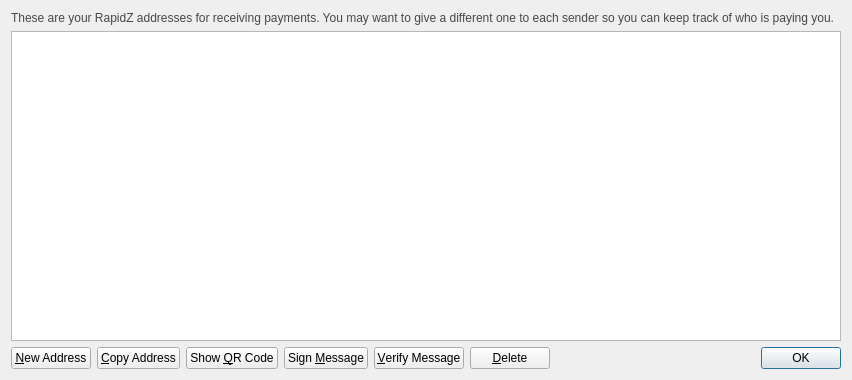
<?xml version="1.0" encoding="UTF-8"?>
<ui version="4.0">
 <class>AddressBookPage</class>
 <widget class="QWidget" name="AddressBookPage">
  <property name="geometry">
   <rect>
    <x>0</x>
    <y>0</y>
    <width>852</width>
    <height>380</height>
   </rect>
  </property>
  <property name="windowTitle">
   <string>Address Book</string>
  </property>
  <layout class="QVBoxLayout" name="verticalLayout">
   <item>
    <widget class="QLabel" name="labelExplanation">
     <property name="styleSheet">
      <string notr="true">#labelExplanation { color: #464747; }</string>
     </property>
     <property name="text">
      <string>These are your RapidZ addresses for receiving payments. You may want to give a different one to each sender so you can keep track of who is paying you.</string>
     </property>
     <property name="textFormat">
      <enum>Qt::PlainText</enum>
     </property>
     <property name="wordWrap">
      <bool>true</bool>
     </property>
    </widget>
   </item>
   <item>
    <widget class="QTableView" name="tableView">
     <property name="contextMenuPolicy">
      <enum>Qt::CustomContextMenu</enum>
     </property>
     <property name="toolTip">
      <string>Double-click to edit address or label</string>
     </property>
     <property name="tabKeyNavigation">
      <bool>false</bool>
     </property>
     <property name="alternatingRowColors">
      <bool>true</bool>
     </property>
     <property name="selectionMode">
      <enum>QAbstractItemView::SingleSelection</enum>
     </property>
     <property name="selectionBehavior">
      <enum>QAbstractItemView::SelectRows</enum>
     </property>
     <property name="sortingEnabled">
      <bool>true</bool>
     </property>
     <attribute name="verticalHeaderVisible">
      <bool>false</bool>
     </attribute>
    </widget>
   </item>
   <item>
    <layout class="QHBoxLayout" name="horizontalLayout">
     <item>
      <widget class="QPushButton" name="newAddressButton">
       <property name="toolTip">
        <string>Create a new address</string>
       </property>
       <property name="text">
        <string>&amp;New Address</string>
       </property>
       <property name="icon">
        <iconset resource="../bitcoin.qrc">
         <normaloff>:/icons/add</normaloff>:/icons/add</iconset>
       </property>
      </widget>
     </item>
     <item>
      <widget class="QPushButton" name="copyToClipboard">
       <property name="toolTip">
        <string>Copy the currently selected address to the system clipboard</string>
       </property>
       <property name="text">
        <string>&amp;Copy Address</string>
       </property>
       <property name="icon">
        <iconset resource="../bitcoin.qrc">
         <normaloff>:/icons/editcopy</normaloff>:/icons/editcopy</iconset>
       </property>
      </widget>
     </item>
     <item>
      <widget class="QPushButton" name="showQRCode">
       <property name="text">
        <string>Show &amp;QR Code</string>
       </property>
       <property name="icon">
        <iconset resource="../bitcoin.qrc">
         <normaloff>:/icons/qrcode</normaloff>:/icons/qrcode</iconset>
       </property>
      </widget>
     </item>
     <item>
      <widget class="QPushButton" name="signMessage">
       <property name="toolTip">
        <string>Sign a message to prove you own a RapidZ address</string>
       </property>
       <property name="text">
        <string>Sign &amp;Message</string>
       </property>
       <property name="icon">
        <iconset resource="../bitcoin.qrc">
         <normaloff>:/icons/edit</normaloff>:/icons/edit</iconset>
       </property>
      </widget>
     </item>
     <item>
      <widget class="QPushButton" name="verifyMessage">
       <property name="toolTip">
        <string>Verify a message to ensure it was signed with a specified RapidZ address</string>
       </property>
       <property name="text">
        <string>&amp;Verify Message</string>
       </property>
       <property name="icon">
        <iconset resource="../bitcoin.qrc">
         <normaloff>:/icons/transaction_0</normaloff>:/icons/transaction_0</iconset>
       </property>
      </widget>
     </item>
     <item>
      <widget class="QPushButton" name="deleteButton">
       <property name="toolTip">
        <string>Delete the currently selected address from the list</string>
       </property>
       <property name="text">
        <string>&amp;Delete</string>
       </property>
       <property name="icon">
        <iconset resource="../bitcoin.qrc">
         <normaloff>:/icons/remove</normaloff>:/icons/remove</iconset>
       </property>
      </widget>
     </item>
     <item>
      <spacer name="horizontalSpacer">
       <property name="orientation">
        <enum>Qt::Horizontal</enum>
       </property>
       <property name="sizeHint" stdset="0">
        <size>
         <width>40</width>
         <height>20</height>
        </size>
       </property>
      </spacer>
     </item>
     <item>
      <widget class="QDialogButtonBox" name="buttonBox">
       <property name="sizePolicy">
        <sizepolicy hsizetype="Maximum" vsizetype="Fixed">
         <horstretch>0</horstretch>
         <verstretch>0</verstretch>
        </sizepolicy>
       </property>
       <property name="standardButtons">
        <set>QDialogButtonBox::Ok</set>
       </property>
      </widget>
     </item>
    </layout>
   </item>
  </layout>
 </widget>
 <resources>
  <include location="../bitcoin.qrc"/>
 </resources>
 <connections/>
</ui>
